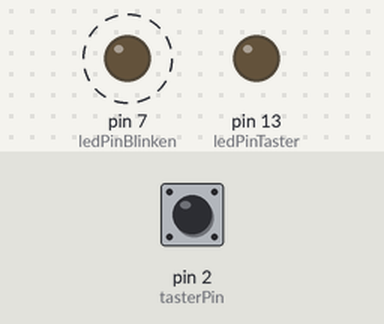
Bench run of a sketch on a simulated Arduino Uno, built with avr-gcc and run on an emulated ATmega328P. On the bench: output pins drawn as LEDs (lit = HIGH). Dashed ring = blinking. The test bench sets the inputs (shaded band); at power-on: pin 2 (tasterPin) LOW.

Above: at 1.25 s.
1.3 s: pin 2 (tasterPin) pulled HIGH for 0.15 s
At 1.52 s:
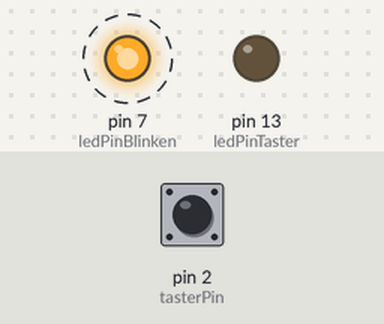
4.3 s: pin 2 (tasterPin) pulled HIGH for 3.2 s
At 4.7 s:
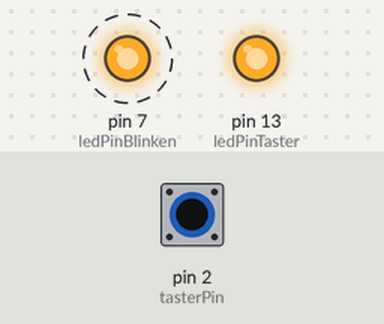
Timing chart, 0 to 15.0 s (numbered marks = the images above; inputs shaded):
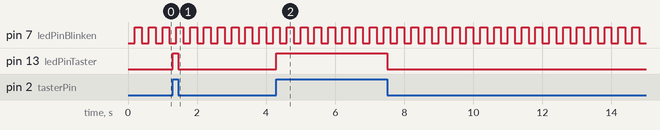

Measured:
- after the input at 1.3 s, pin 13 (ledPinTaster): LOW → HIGH at once, → LOW 0.15 s later
- after the input at 4.3 s, pin 13 (ledPinTaster): LOW → HIGH at once, → LOW 3.2 s later
- by itself, pin 7 (ledPinBlinken): alternates HIGH for 0.20 s and LOW for 0.20 s

The sketch:

Interrupt_HW0_Pin2_und_TimerInterrupt_Lib.ino
```cpp
/*  1) Tastenflanke (Änderung)  per HW Interrupt0 am Pin2 erkennen, dann Taster Status lesen
und LED ein- bzw. ausschalten.
2) Ferner eine LED am beliebigen Pin (hier Pin7) per "Timer Interrupt" blinken lassen.
Dazu wird die Library --> "TimerOne.h" verwendet.
Beide Funktionen laufen wegen Interrupts unabhängig vom Hauptprogramm "loop"
Ist bei zeitkritischen Funktionen wichtig bzw. wenn Hauptprgramm mit anderen Dingen beschäftigt ist */

#include "TimerOne.h"                              // Bibliothek einbinden

int ledPinBlinken = 7;                             // Pin für Blink LED per Timer Interrupt
long milliSek = 200;                               // Blinkintervall muu "long" sein

const int ledPinTaster = 13;                       // 13 ist auch eingebaute LED
const int tasterPin = 2;                           // Tasteränderung wird durch "int0" == Pin2 erkannt

void setup()
{
  pinMode(ledPinBlinken, OUTPUT);                  // Pin als Ausgang setzen
  Timer1.initialize(milliSek*1000);                // Blink Dauer einstellen, Wert in Micro Sekunden, daher * 1000
  Timer1.attachInterrupt(ISR_LEDblinken);          // ISR übergeben. Fkt wird autom. bei jedem Interrupt aufgerufen
  pinMode(ledPinTaster, OUTPUT);                   // Pin als Ausgang setzen
  attachInterrupt(0, ISR_LEDschalten, CHANGE);     // Interrupt Nr, ISR und Flankenart übergeben.
}  // setup

void ISR_LEDblinken()                                            // ISR für Timeer Interrupt
{
  digitalWrite(ledPinBlinken, digitalRead(ledPinBlinken) ^ 1);   // Toggeln der LED mit bitwise EXOR
}  // ISR Timer Interrupt

void ISR_LEDschalten()                                     // ISR für HW Interrupt0
{
  digitalWrite(ledPinTaster, digitalRead(tasterPin));      // Taster Status lesen, LED EIN- oder AUS schalten
}  // ISR Hardware Interrupt

void loop()                                       // beliebiger komplexter Code
{                                                 // Hier kann normal euer Programm stehen. Die Led wird
                                                  // nun unabhaengig von eurem "Loop Code" alle "x" Milli-Sek.
}  // loop                                        //  einmal aufblinken. Und der Taster steuert die 2. LED
```
